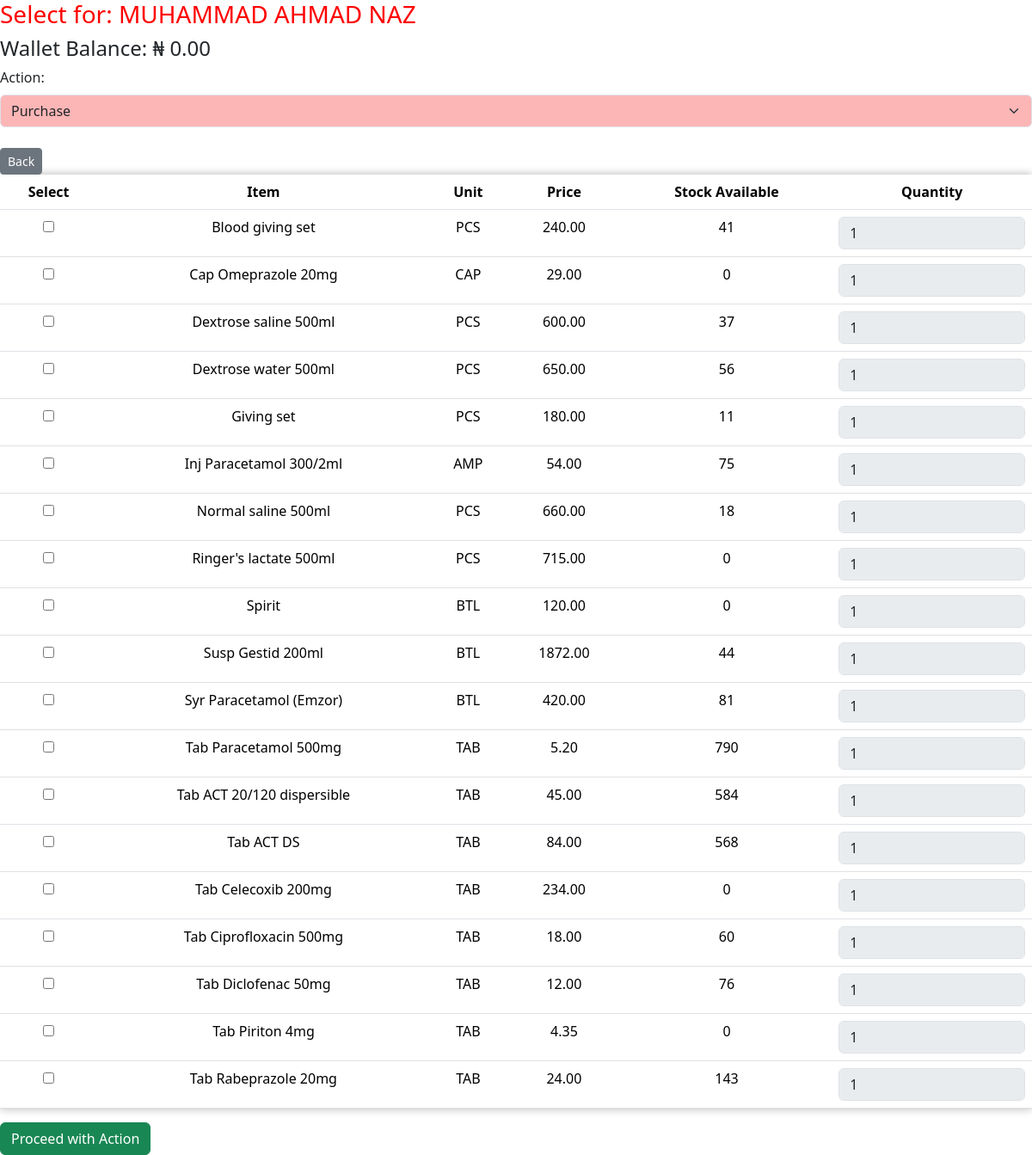
The page /select_items/3/ (signed in) on the database its author committed.
### app/models.py (models this page shows, shortened)
class Wallet(models.Model):
    customer = models.OneToOneField(Customer, on_delete=models.CASCADE, related_name='wallet')
    balance = models.DecimalField(max_digits=10, decimal_places=2, default=0.00)

class Item(models.Model):
    MARKUP_CHOICES = [
        (0, 'No markup'),
        (2.5, '2.5% markup'),
        (5, '5% markup'),
        (7.5, '7.5% markup'),
        (10, '10% markup'),
        (12.5, '12.5% markup'),
        (15, '15% markup'),
        (17.5, '17.5% markup'),
        (20, '20% markup'),
        (22.5, '22.5% markup'),
        (25, '25% markup'),
        (27.5, '27.5% markup'),
        (30, '30% markup'),
        (32.5, '32.5% markup'),
        (35, '35% markup'),
        (37.5, '37.5% markup'),
        (40, '40% markup'),
        (42.5, '42.5% markup'),
        (45, '45% markup'),
        (47.5, '47.5% markup'),
        (50, '50% markup'),
        (57.5, '57.5% markup'),
        (60, '60% markup'),
        (62.5, '62.5% markup'),
        (65, '65% markup'),
        (67.5, '67.5% markup'),
        (70, '70% markup'),
        (72., '72.% markup'),
        (75, '75% markup'),
        (77.5, '77.5% markup'),
        (80, '80% markup'),
        (82.5, '82.% markup'),
        (85, '85% markup'),
        (87.5, '87.5% markup'),
        (90, '90% markup'),
        (92., '92.% markup'),
        (95, '95% markup'),
        (97.5, '97.5% markup'),
        (100, '100% markup'),
    ]
    UNIT_CHOICES = [
        ('unit', 'Select Unit'),
        ('PCS', 'Pieces'),
        ('TAB', 'Tablets'),
        ('CAP', 'Capsules'),
        ('TIN', 'Tins'),
        ('BTL', 'Bottles'),
        ('PCK', 'Packets'),
        ('ROLL', 'Rolls'),
        ('CTN', 'Cartons'),
        ('AMP', 'Ampules'),
        ('VAIL', 'Vail'),
    ]
    name = models.CharField(max_length=100)
    unit = models.CharField(max_length=10, choices=UNIT_CHOICES, default='unit')
    cost = models.DecimalField(max_digits=10, decimal_places=2, default=0)
    price = models.DecimalField(max_digits=10, decimal_places=2)
    stock_quantity = models.IntegerField()
    exp_date = models.DateField()
    markup_percentage = models.IntegerField(choices=MARKUP_CHOICES, default=0)

### app/views.py (the view, shortened to what this page needs)
# urls.py: path('select_items/<int:pk>/', views.select_items, name='select_items'),
@transaction.atomic
@login_required
def select_items(request, pk):
    customer = get_object_or_404(Customer, id=pk)
    items = Item.objects.all().order_by('name')
    wallet_balance = Decimal('0.0')
    try:
        wallet_balance = customer.wallet.balance
    except Wallet.DoesNotExist:
        messages.warning(request, 'This customer does not have an associated wallet.')
    return render(request, 'partials/select_items.html', {
        'customer': customer,
        'items': items,
        'wallet_balance': wallet_balance
    })

### app/templates/partials/select_items.html (shortened to what this page needs)
{% load static %}
<!DOCTYPE html>
<html lang="en">
<head>
    <link rel="stylesheet" href="{% static 'css/bootstrap.min.css' %}">
</head>
<body>
    {% block content %}
    <h3 style="color: red;">Select for: {{ customer.name }}</h3>
    <h4>Wallet Balance: ₦ {{ wallet_balance }}</h4>
    <div class="mb-4">
        <label for="action" class="form-label">Action:</label>
        <select id="action" class="form-select" name="action" form="item-form"
            style="background-color: rgb(252, 182, 182);">
            <option value="purchase" selected>Purchase</option>
        </select>
    </div>
    <a class="btn btn-sm btn-secondary" href="{{ request.META.HTTP_REFERER }}">Back</a>
    <form method="post" action="{% url 'select_items' pk=customer.id %}" id="item-form">
        <div id="item-selection">
            <table class="table table-hover">
                <thead>
                    <tr>
                        <th>Select</th>
                        <th>Item</th>
                        <th>Unit</th>
                        <th>Price</th>
                        <th>Stock Available</th>
                        <th>Quantity</th>
                    </tr>
                </thead>
                <tbody id="for-customer">
                    {% for item in items %}
                    <tr>
                        <td>
                            <input type="checkbox" name="item_ids" value="{{ item.id }}">
                        </td>
                        <td>{{ item.name }}</td>
                        <td>{{ item.unit }}</td>
                        <td>{{ item.price }}</td>
                        <td>{{ item.stock_quantity }}</td>
                        <td>
                            <input type="number" name="quantities" min="1" max="{{ item.stock_quantity }}" value="1"
                                class="form-control input-sm" disabled>
                        </td>
                    </tr>
                    {% endfor %}
                </tbody>
            </table>
        </div>
        <button type="submit" class="btn btn-success">Proceed with Action</button>
    </form>
    {% endblock %}
</body>
</html>

### app/templates/partials/select_items.html (style rules this page uses)
table { width: 100%; box-shadow: 0 0 10px rgba(0, 0, 0, 0.3); }
.table-hover th, .table-hover td { text-align: center; }

### rows shown on the page
Wallet: balance "0.00"
Item: name "Blood giving set", unit "PCS", price "240.00", stock_quantity "41"
Item: name "Cap Omeprazole 20mg", unit "CAP", price "29.00", stock_quantity "0"
Item: name "Dextrose saline 500ml", unit "PCS", price "600.00", stock_quantity "37"
Item: name "Dextrose water 500ml", unit "PCS", price "650.00", stock_quantity "56"
Item: name "Giving set", unit "PCS", price "180.00", stock_quantity "11"
Item: name "Inj Paracetamol 300/2ml", unit "AMP", price "54.00", stock_quantity "75"
Item: name "Normal saline 500ml", unit "PCS", price "660.00", stock_quantity "18"
Item: name "Ringer's lactate 500ml", unit "PCS", price "715.00", stock_quantity "0"
Item: name "Spirit", unit "BTL", price "120.00", stock_quantity "0"
Item: name "Susp Gestid 200ml", unit "BTL", price "1872.00", stock_quantity "44"
Item: name "Syr Paracetamol (Emzor)", unit "BTL", price "420.00", stock_quantity "81"
Item: name "Tab Paracetamol 500mg", unit "TAB", price "5.20", stock_quantity "790"
Item: name "Tab ACT 20/120 dispersible", unit "TAB", price "45.00", stock_quantity "584"
Item: name "Tab ACT DS", unit "TAB", price "84.00", stock_quantity "568"
Item: name "Tab Celecoxib 200mg", unit "TAB", price "234.00", stock_quantity "0"
Item: name "Tab Ciprofloxacin 500mg", unit "TAB", price "18.00", stock_quantity "60"
Item: name "Tab Diclofenac 50mg", unit "TAB", price "12.00", stock_quantity "76"
Item: name "Tab Piriton 4mg", unit "TAB", price "4.35", stock_quantity "0"
Item: name "Tab Rabeprazole 20mg", unit "TAB", price "24.00", stock_quantity "143"
